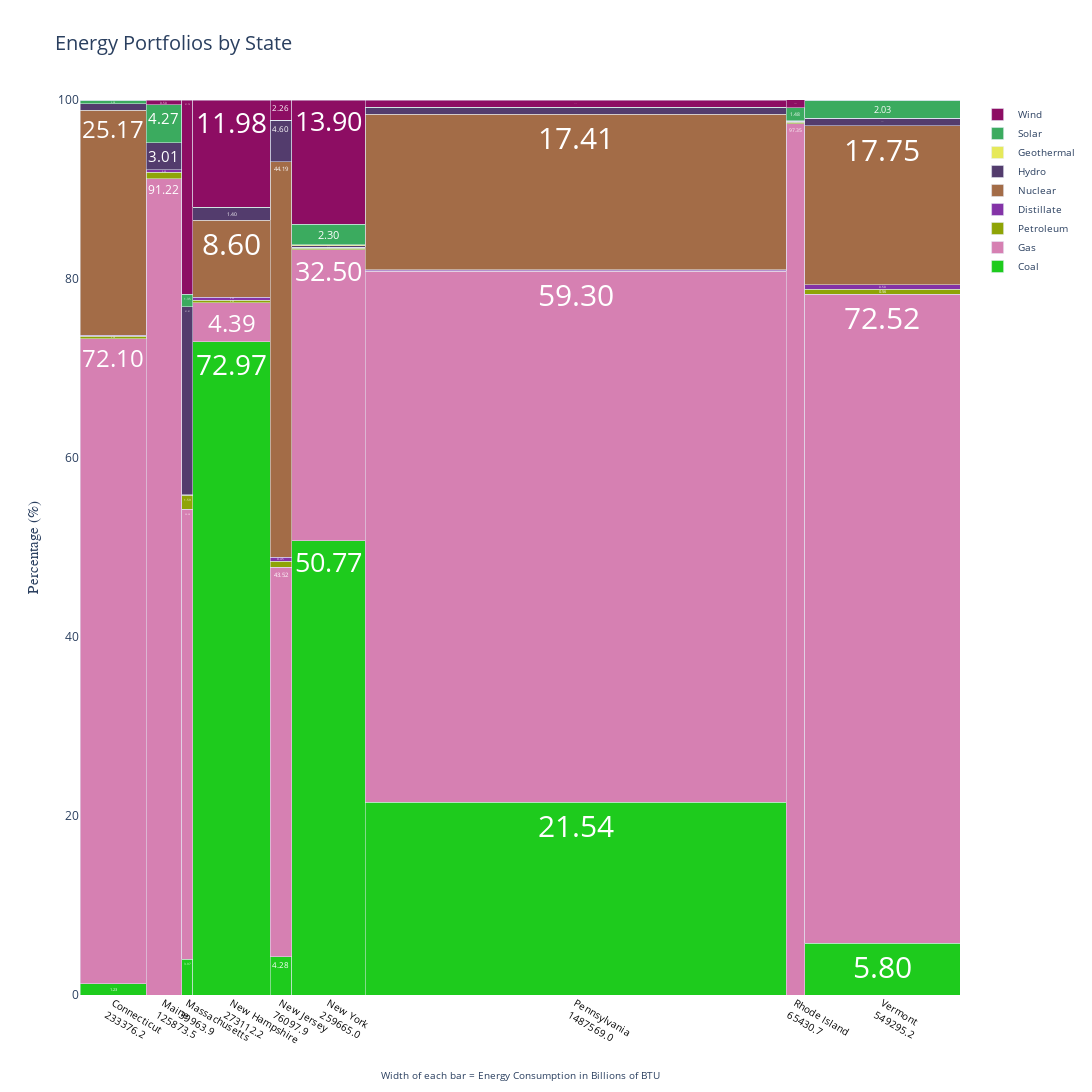

Write notebook code for a chart like this one.
### Code cell
df_ne,width_ne,x_width_ne,color_ne = get_mekko_params(energy,'Northeast')
make_mekko(df_ne,width_ne,x_width_ne,color_ne)
